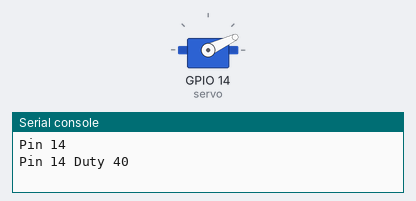
The program below on a simulated ESP8266 board running MicroPython. Parts: servo, the last lines printed to the serial console. Servo angles are drawn from the pulse width (0.5 ms = 0°, 2.5 ms = 180°). At 3.0 s the program stops and its outputs stay as they are.

Above: at 0.1 s.
At 1.1 s:
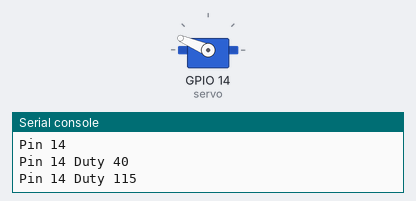
At 2.1 s:
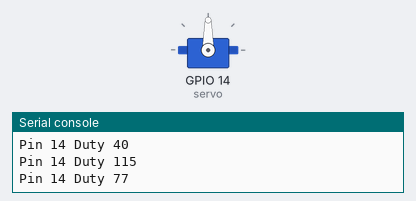
Timing chart, 0 to 3.6 s (numbered marks = the images above):
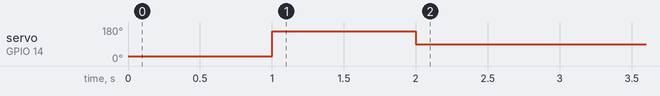

The program:

main.py
```python
#---VladVons@gmail.com
# 04.02.17
# micropython ESP8266
#---

import time
import machine
#
#import urequests
#import urllib
#import micropython
#
#from wlan2 import TWLan
#import wlan

def Main1():
    #time.sleep_ms(3000)

    #gc.collect()
    print("Mem free", gc.mem_free())
    #print("Mem info", micropython.mem_info())

    #print(dir(machine))
    #print("urllib", dir(urllib))
    #print("urequests", dir(urequests))


def Main2():
    for Pin in [14]:
        print('Pin', Pin)
        servo = machine.PWM(machine.Pin(Pin), freq = 50)
        for Duty in [40, 115, 77]:
            print('Pin', Pin, 'Duty', Duty)
            servo.duty(Duty)
            time.sleep_ms(1000)

Main2()
```

Measured:
- by itself, servo on GPIO 14 (servo): 25° → 157° at 1.0 s, → 90° 1.0 s later
